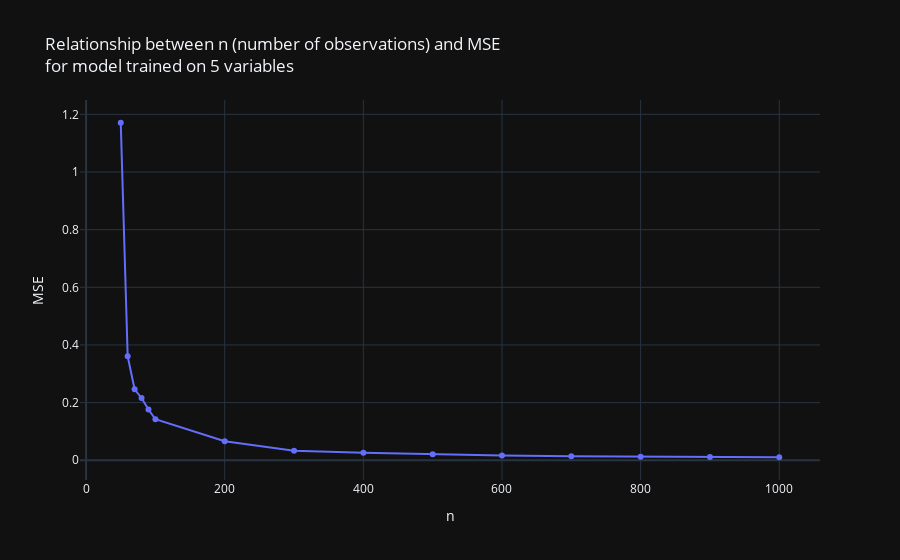

Here is the notebook cell this chart was saved with:
### Code cell
fig = go.Figure()
fig.add_trace(go.Scatter(x=n_values, y=mse_experiment_2, mode='lines+markers'))
fig.update_layout(title='Relationship between n (number of observations) and MSE <br>for model trained on 5 variables',
                  xaxis_title='n',
                  yaxis_title='MSE')
pio.write_image(fig, file=f'assets/task_2/SimulationResult5Variables.pdf', format='pdf')
fig.show()

### Figure 1 — Plotly figure (JSON) as saved in the notebook; plotly's stock layout.template omitted (floating-point values rounded to 4 significant figures)
{"data": [{"mode": "lines+markers", "x": [50, 60, 70, 80, 90, 100, 200, 300, 400, 500, 600, 700, 800, 900, 1000], "y": [1.171, 0.3606, 0.2461, 0.2161, 0.176, 0.1423, 0.06585, 0.03307, 0.02588, 0.02058, 0.01622, 0.01352, 0.01253, 0.01092, 0.01044], "type": "scatter"}], "layout": {"title": {"text": "Relationship between n (number of observations) and MSE <br>for model trained on 5 variables"}, "xaxis": {"title": {"text": "n"}}, "yaxis": {"title": {"text": "MSE"}}}}
